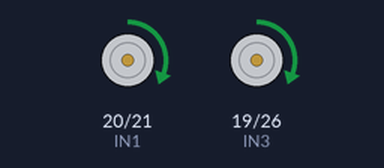
A program run on a simulated Raspberry Pi (BCM pin numbers). On the bench: motor-driver pin pairs drawn as motors (green arrow = first pin HIGH = forward, orange = second pin HIGH = backward, longer = more drive, scaled by the enable pin). At 2.0 s the program stops and its outputs stay as they are.

Above: at 0.1 s.
At 1.1 s:
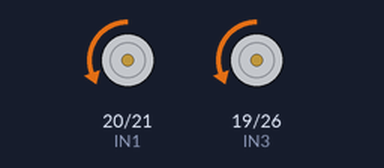
At 2.1 s:
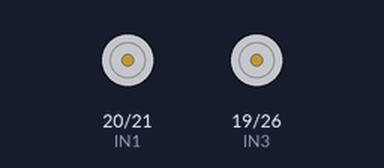
Timing chart, 0 to 3.5 s (numbered marks = the images above):
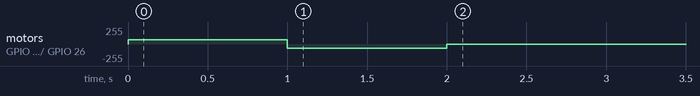

Measured:
- by itself, motor on GPIO 20 (IN1) / GPIO 21 (IN2), motor on GPIO 19 (IN3) / GPIO 26 (IN4): stopped → forward 64/255 at 0.00 s, → backward 64/255 1.0 s later, → stopped 1.0 s later

The program:

motor.py
```python
from time import sleep
import RPi.GPIO as GPIO

IN1 = 20 # bal előre
IN2 = 21 # bal hátra
IN3 = 19 # jobb előre
IN4 = 26 # jobb hátra
ENA = 16 # bal sebesség (pwm)
ENB = 13 # jobb sebesség (pwm)

GPIO.setmode(GPIO.BCM)
GPIO.setup(ENA, GPIO.OUT, initial = GPIO.HIGH)
GPIO.setup(IN1, GPIO.OUT, initial = GPIO.LOW)
GPIO.setup(IN2, GPIO.OUT, initial = GPIO.LOW)
GPIO.setup(ENB, GPIO.OUT, initial = GPIO.HIGH)
GPIO.setup(IN3, GPIO.OUT, initial = GPIO.LOW)
GPIO.setup(IN4, GPIO.OUT, initial = GPIO.LOW)
pwm_L = GPIO.PWM(ENA, 2000)
pwm_R = GPIO.PWM(ENB, 2000)

pwm_L.start(25)
pwm_R.start(25)
GPIO.output(IN1, GPIO.HIGH)
GPIO.output(IN3, GPIO.HIGH)

sleep(1)

GPIO.output(IN1, GPIO.LOW)
GPIO.output(IN3, GPIO.LOW)
GPIO.output(IN2, GPIO.HIGH)
GPIO.output(IN4, GPIO.HIGH)

sleep(1)

GPIO.output(IN2, GPIO.LOW)
GPIO.output(IN4, GPIO.LOW)

GPIO.cleanup()
```
